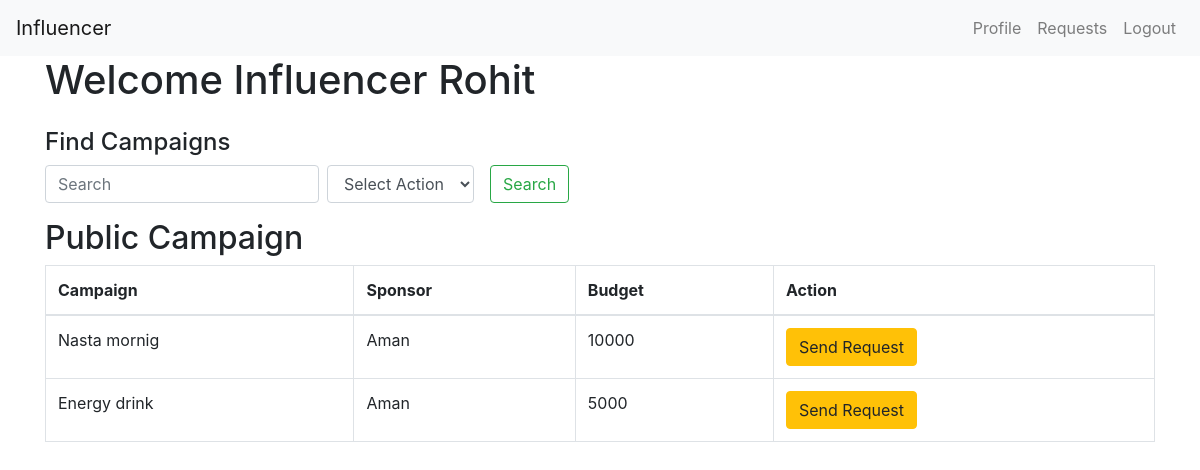
Page /public_campaign (signed in) on the committed database.
### app.py (models this page shows, shortened)
class User(db.Model, UserMixin):
    id = db.Column(db.Integer, primary_key=True, autoincrement=True)
    username = db.Column(db.String(25), unique=True, nullable=False)
    email = db.Column(db.String(50), unique=True, nullable=False)
    _password = db.Column(db.String(128), nullable=False)
    role = db.Column(db.String(25))
    industry = db.Column(db.String(20),nullable=True)
    budgets = db.Column(db.Integer)
    category = db.Column(db.String(20),nullable=True)
    niche = db.Column(db.String(20),nullable=True)
    reach = db.Column(db.String(20),nullable=True)
    blocked = db.Column(db.Boolean, default=False)
    sponsor_campaigns = db.relationship('Campaign', foreign_keys='Campaign.sponsor_id', back_populates='sponsor')
    influencer_campaigns = db.relationship('Campaign', foreign_keys='Campaign.influencer_id', back_populates='influencer')
    @property
    def password(self):
        raise AttributeError('password is not a readable attribute')

class Campaign(db.Model):
    id = db.Column(db.Integer, primary_key=True)
    name = db.Column(db.String(128))
    description = db.Column(db.Text)
    start_date = db.Column(db.DateTime, index=True, default=datetime.utcnow)
    end_date = db.Column(db.DateTime, index=True)
    budget = db.Column(db.Integer)
    visibility = db.Column(db.String(255) , default='public')
    progress = db.Column(db.Integer, default=0)
    flagged = db.Column(db.Boolean, default=False)
    sponsor_id = db.Column(db.Integer, db.ForeignKey('user.id', name='fk_campaign_sponsor_id'))
    influencer_id = db.Column(db.Integer, db.ForeignKey('user.id', name='fk_campaign_influencer_id'), nullable=True)
    sponsor = db.relationship('User', foreign_keys=[sponsor_id], back_populates='sponsor_campaigns')
    influencer = db.relationship('User', foreign_keys=[influencer_id], back_populates='influencer_campaigns')

### app.py (the view)
@app.route('/public_campaign')
@login_required
def public_campaign():
    if current_user.role != 'influencer' or current_user.blocked:
        flash('Only sponsors can see the list.', 'danger')
        return redirect(url_for('home'))
    campaigns = Campaign.query.filter(Campaign.visibility == "public").all()
    return render_template('influ_public_camp.html', campaigns=campaigns)

### app.py (called while the page is built)
@login_manager.user_loader
def load_user(user_id):
    return User.query.get(int(user_id))

### templates/influ_public_camp.html (shortened to what this page needs)
<!DOCTYPE html>
<html lang="en">
<head>
    <link href="https://stackpath.bootstrapcdn.com/bootstrap/4.5.2/css/bootstrap.min.css" rel="stylesheet">
</head>
<body>
    <nav class="navbar navbar-expand-lg navbar-light bg-light">
        <a class="navbar-brand" href="/influencer_dashboard">Influencer</a>
        <div class="collapse navbar-collapse" id="navbarNav">
            <ul class="navbar-nav ml-auto">
                <li class="nav-item">
                    <a class="nav-link" href="/influencer_dashboard">Profile</a>
                </li>
                <li class="nav-item">
                    <a class="nav-link" href='/view_requests'>Requests</a>
                </li>
                <li class="nav-item">
                    <a class="nav-link" href="{{ url_for('logout') }}">Logout</a>
                </li>
            </ul>
        </div>
    </nav>
    <div class="container">
        <h1>Welcome Influencer {{ current_user.username|capitalize }}</h1>
        <div class="row mt-4">
            <div class="col-md-12">
                <h4>Find Campaigns</h4>
                <form class="form-inline mb-3" action="{{ url_for('search') }}" method="POST">
                    <input class="form-control mr-sm-2" type="search" name="query" placeholder="Search" aria-label="Search">
                    <select id="dropdown-select" name="action" class="form-control mr-sm-2">
                        <option value="" disabled selected>Select Action</option>
                    </select>
                    <button class="btn btn-outline-success my-2 my-sm-0 ml-2" type="submit">Search</button>
                </form>
            </div>
        </div>
        <h2>Public Campaign</h2>
        <table class="table table-bordered">
            <thead>
                <tr>
                    <th>Campaign</th>
                    <th>Sponsor</th>
                    <th>Budget</th>
                    <th>Action</th>
                </tr>
            </thead>
            <tbody>
                {% for camp in campaigns %}
                <tr>
                    <td>{{ camp.name|capitalize }}</td>
                    <td>{{ camp.sponsor.username|capitalize }}</td>
                    <td>{{ camp.budget }}</td>
                    <td>
                        <a href="{{ url_for('influ_send_request',campaign_id = camp.id, sponsor_id = camp.sponsor_id) }}" class="btn btn-warning">Send Request</a>
                    </td>
                </tr>
                {% endfor %}
            </tbody>
        </table>
    </div>
</body>
</html>

### rows in the picture
User: username "Rohit"
Campaign: name "Nasta mornig", sponsor.username "Aman", budget "10000"
Campaign: name "Energy drink", sponsor.username "Aman", budget "5000"
